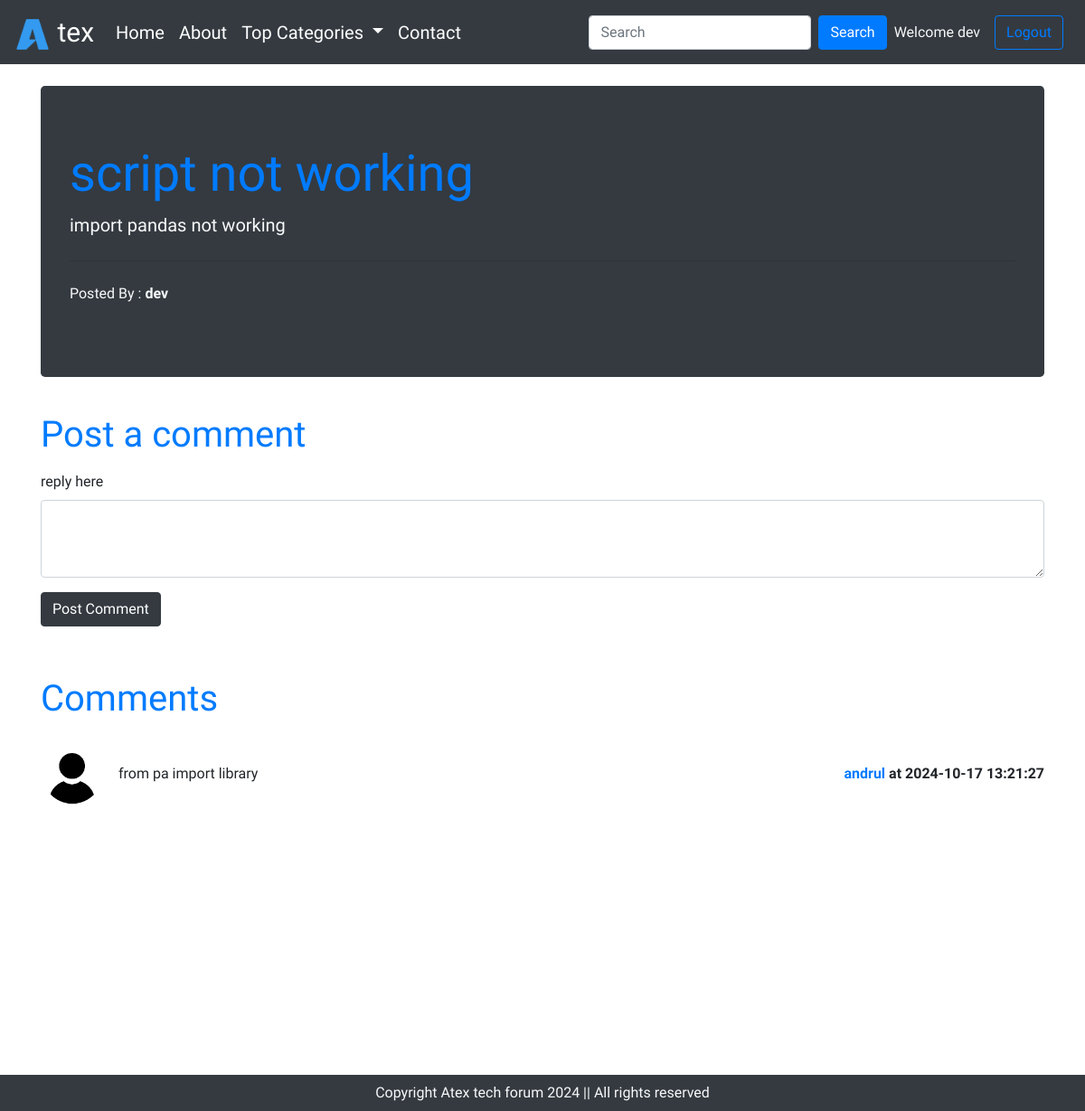
The page /thread.php?threadid=30 (signed in) on the database its author committed.
### tables this page shows
CREATE TABLE `threads` (
  `sno` int(11) NOT NULL,
  `thread_id` int(7) NOT NULL,
  `thread_title` varchar(255) NOT NULL,
  `thread_description` text NOT NULL,
  `thread_cat_id` int(7) NOT NULL,
  `thread_user_id` int(7) NOT NULL,
  `dt` datetime NOT NULL DEFAULT current_timestamp()
);

CREATE TABLE `users` (
  `sno` int(8) NOT NULL,
  `user_email` varchar(30) NOT NULL,
  `user_pass` varchar(255) NOT NULL,
  `dt` datetime NOT NULL DEFAULT current_timestamp()
);

CREATE TABLE `comments` (
  `comments_id` int(8) NOT NULL,
  `comment_content` text NOT NULL,
  `comment_by` int(8) NOT NULL,
  `comment_time` datetime NOT NULL DEFAULT current_timestamp(),
  `thread_id` int(8) NOT NULL
);

### thread.php (the view, shortened to what this page needs)
<!doctype html>
<html lang="en">
<head>
    <link rel="stylesheet" href="https://cdn.jsdelivr.net/npm/bootstrap@4.6.2/dist/css/bootstrap.min.css"
>
        <link rel="stylesheet" href="style.css">
</head>
<body>
    <?php include './Partials/_dbconnect.php'; ?>
    <?php include './Partials/_header.php'; ?>
    <?php
        $id = $_GET['threadid'];
        $sql = "SELECT * FROM `threads` WHERE thread_id='$id' ";
        $result = mysqli_query($conn,$sql);
        while($row = mysqli_fetch_assoc($result)){
            $title = $row['thread_title'];
            $desc = $row['thread_description'];
            $wel_user_id = $row['thread_user_id'];
            $sql0 = "SELECT user_email FROM `users` WHERE sno='$wel_user_id' ";
            $result0 = mysqli_query($conn,$sql0);
            $row0 = mysqli_fetch_assoc($result0);
            $posted_by = $row0['user_email'];
        }
    ?>
    <div class="container my-4 ">
        <div class="jumbotron bg-dark text-light">
            <h1 class="display-4 text-primary"><b><?php echo $title; ?></b></h1>
            <p class="lead"><?php echo $desc; ?></p>
            <hr class="my-4">
            <p>Posted By : <b><?php echo $posted_by; ?></b></p>
        </div>
    </div>
    <?php
        if(isset($_SESSION['loggedin']) && $_SESSION['loggedin'] == true){
            echo '
            <div class="container">
                <h1 class="py-2 text-primary" >Post a comment</h1>
                <form action="'.$_SERVER['REQUEST_URI'].'" method="post">
                    <div class="form-group">
                        <label for="exampleFormControlTextarea1">reply here </label>
                        <textarea class="form-control" id="comment" name="comment" rows="3"></textarea>
                        <input type="hidden" name="sno" value=" '.$_SESSION['sno'].' ">
                    </div>
                    <button type="submit" class="btn btn-dark">Post Comment</button>
                </form>
            </div>';
        }
        else{
            echo '
            <div class="container ">
                <h1 class="py-2">Post a comment</h1>
                <p class="bg-danger text-light px-2"> You are not logged in unable to add your comment!</p>
            </div>';
        }
    ?>
    <div class="container my-5 "  id="ques">
        <h1 class="py-2 text-primary">Comments</h1>
        <?php
            $id = $_GET['threadid'];
            $sql = "SELECT * FROM `comments` WHERE thread_id = $id ";
            $result = mysqli_query($conn,$sql);
            while($row = mysqli_fetch_assoc($result)){
                $content = $row['comment_content'];
                $c_time = $row['comment_time'];
                $user_id = $row['comment_by'];
                $sql2 = "SELECT user_email FROM `users` WHERE sno='$user_id' ";
                $result2 = mysqli_query($conn,$sql2);
                $row2 = mysqli_fetch_assoc($result2);
                echo '
                <div class="media my-3 d-flex align-items-center">
                    <img src="./Img/user.jpg" width="70px" class=" mr-3" alt="...">
                    <div class="media-body">'.$content.'
                    </div>'.'
                    <p class="font-weight-bold my-0">
                        <span class=" font-weight-bold my-0 text-primary">'.$row2['user_email'].'</span>
                        at '.$c_time.'
                    </p>
                '.'</div>';
            }
        ?>
    </div>
    <?php include './Partials/_footer.php';?>
</body>
</html>

### style.css (style rules this page uses)
body { font-family: "Ubuntu Condensed", sans-serif; }

### thread.php (style rules this page uses)
#ques { min-height: 400px; }

### rows shown on the page
threads: thread_title "script not working", thread_description "import pandas not working"
users: user_email "dev"
comments: comment_content "from pa import library", users.user_email "andrul", comment_time "2024-10-17 13:21:27"

### other values the page prints
$_SESSION['useremail'] "dev"
